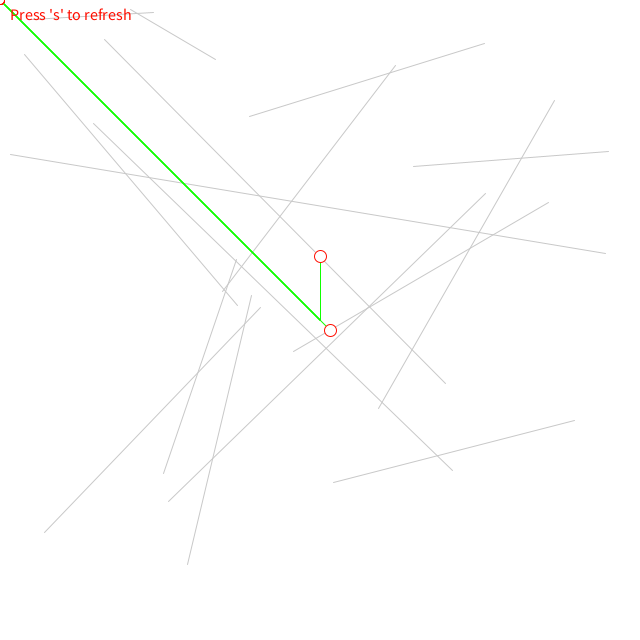
Frame 1 (no input)
Frame 60 (the mouse pressed at the canvas centre just before this capture): identical to frame 1, image omitted
Frame 120 (the mouse held since frame 60 and released just before this capture): identical to frame 1, image omitted

The Processing sketch that drew this single still picture (run headless with seeded random() and noise(); from frame 60 on, the mouse is pressed at the canvas centre):

// Processing sketch: LineIntersection
// ── LineIntersection.pde

// ==== constant ====
final int SCREEN_WIDTH=640;
final int SCREEN_HEIGHT=640;
final int IPR=8;
final int LINE_COUNT=16;
final int MOUSE_LINE_COUNT=8;
final int MOUSE_LINE_LENGTH=1200;
float beginX=SCREEN_WIDTH/2;
float beginY=SCREEN_HEIGHT/2;

//color
final int LINE_COLOR=200;
final int MOUSE_LINE_COLOR=#10FF00;
final int POINT_COLOR=#FF0D00;

ArrayList<Line> lines=new ArrayList<Line>();
ArrayList<Point> points=new ArrayList<Point>();
ArrayList<Line> mouseLines=new ArrayList<Line>();
boolean needRefresh=true;

void initLines(){
  lines.clear();
  for(int i=0;i<LINE_COUNT;++i){
    float x1=random(SCREEN_WIDTH);
    float y1=random(SCREEN_HEIGHT);
    float x2=random(SCREEN_WIDTH);
    float y2=random(SCREEN_HEIGHT);
    lines.add(new Line(x1, y1, x2, y2));
  }
}

void updateMouseLines(){
  mouseLines.clear();
  float celta=0;
  float deltaCelta=2*PI/MOUSE_LINE_COUNT;
  for(int i=0;i<MOUSE_LINE_COUNT;++i){
    celta+=deltaCelta;
    float endX=beginX+cos(celta)*MOUSE_LINE_LENGTH;
    float endY=beginY+sin(celta)*MOUSE_LINE_LENGTH;
    mouseLines.add(new Line(beginX, beginY, endX, endY));
  }
}

boolean pointInLine(Line l, Point p){
  if(l.p1.x<l.p2.x){
    if(p.x<l.p1.x || p.x>l.p2.x) return false;
  }
  else{
    if(p.x<l.p2.x || p.x>l.p1.x) return false;
  }
  
  if(l.p1.y<l.p2.y){
    if(p.y<l.p1.y || p.y>l.p2.y) return false;
  }
  else{
    if(p.y<l.p2.y || p.y>l.p1.y) return false;
  }
  
  return true;
}

Point __calcIntersection_aux(Line line1, Line line2){
  float a1=line1.p1.y-line1.p2.y;
  float b1=line1.p2.x-line1.p1.x;
  float c1=line1.p1.x*line1.p2.y-line1.p2.x*line1.p1.y;
  float a2=line2.p1.y-line2.p2.y;
  float b2=line2.p2.x-line2.p1.x;
  float c2=line2.p1.x*line2.p2.y-line2.p2.x*line2.p1.y;
  float D=a1*b2-a2*b1;
  float x=(b1*c2-b2*c1)/D;
  float y=(a2*c1-a1*c2)/D;
  return new Point(x, y);
}

void processIntersection(){
  points.clear();
  for(Line l: mouseLines) l.points.clear();
  
  int size1=lines.size();
  int size2=mouseLines.size();
  for(int i=0;i<size1;++i){
    for(int j=0;j<size2;++j){
      Line l1=lines.get(i);
      Line l2=mouseLines.get(j);
       Point p=__calcIntersection_aux(l1, l2);
       if(pointInLine(l1, p) && pointInLine(l2, p)){
         mouseLines.get(j).points.add(p);
        //points.add(p);
       }
    }
  }
  processIntersectionPoints();
}

void processIntersectionPoints(){
  boolean find=false;
  
  //find the point which closest to the center of the screen
  for(Line l: mouseLines){
    float minLength=100000000;
    Point point=new Point(0,0);
    for(Point p: l.points){
      float deltaX=p.x-beginX;
      float deltaY=p.y-beginY;
      float squareLength=deltaX*deltaX+deltaY*deltaY;
      if(squareLength<minLength){
        minLength=squareLength;
        point.x=p.x;
        point.y=p.y;
        find=true;
      }
    }
    if(find){
      points.add(point);
      l.p2.x=point.x;
      l.p2.y=point.y;
    }
  }
}

void drawLines(){
  stroke(LINE_COLOR);
  for(Line l: lines) line(l.p1.x, l.p1.y, l.p2.x, l.p2.y);
  stroke(MOUSE_LINE_COLOR);
  for(Line ml: mouseLines) line(ml.p1.x, ml.p1.y, ml.p2.x, ml.p2.y);
}

void drawIntersectionPoints(){
  stroke(POINT_COLOR);
  fill(255);
  for(Point p: points) ellipse(p.x, p.y, IPR, IPR);
  for(Line l: mouseLines)
    for(Point p: l.points) ellipse(p.x, p.y, IPR+4, IPR+4);
}

void showTips(){
  fill(POINT_COLOR);
  textSize(16);
  text("Press 's' to refresh", 10,20);
}

void refresh(){
  noStroke();
  fill(255);
  rect(0,0,SCREEN_WIDTH,SCREEN_HEIGHT);
  
  processIntersection();
  drawLines();
  drawIntersectionPoints();
  showTips();
}

void mouseMoved(){
  beginX=mouseX;
  beginY=mouseY;
  updateMouseLines();
  needRefresh=true;
}

void keyPressed(){
  if(key=='s'){
    initLines();
    refresh();
  }
}

void setup(){
  size(640,640);
  background(255);
  
  initLines();
  updateMouseLines();
  refresh();
}

void draw(){
  if(needRefresh) refresh();
  needRefresh=false;
}
// ── Line.pde
class Line{
  Point p1;
  Point p2;
  ArrayList<Point> points;
  Line(float x1, float y1, float x2, float y2){
    p1=new Point(x1, y1);
    p2=new Point(x2, y2);
    points=new ArrayList<Point>();
  }
}
// ── Point.pde
class Point{
  float x;
  float y;
  Point(float _x, float _y){
    x=_x;
    y=_y;
  }
}
